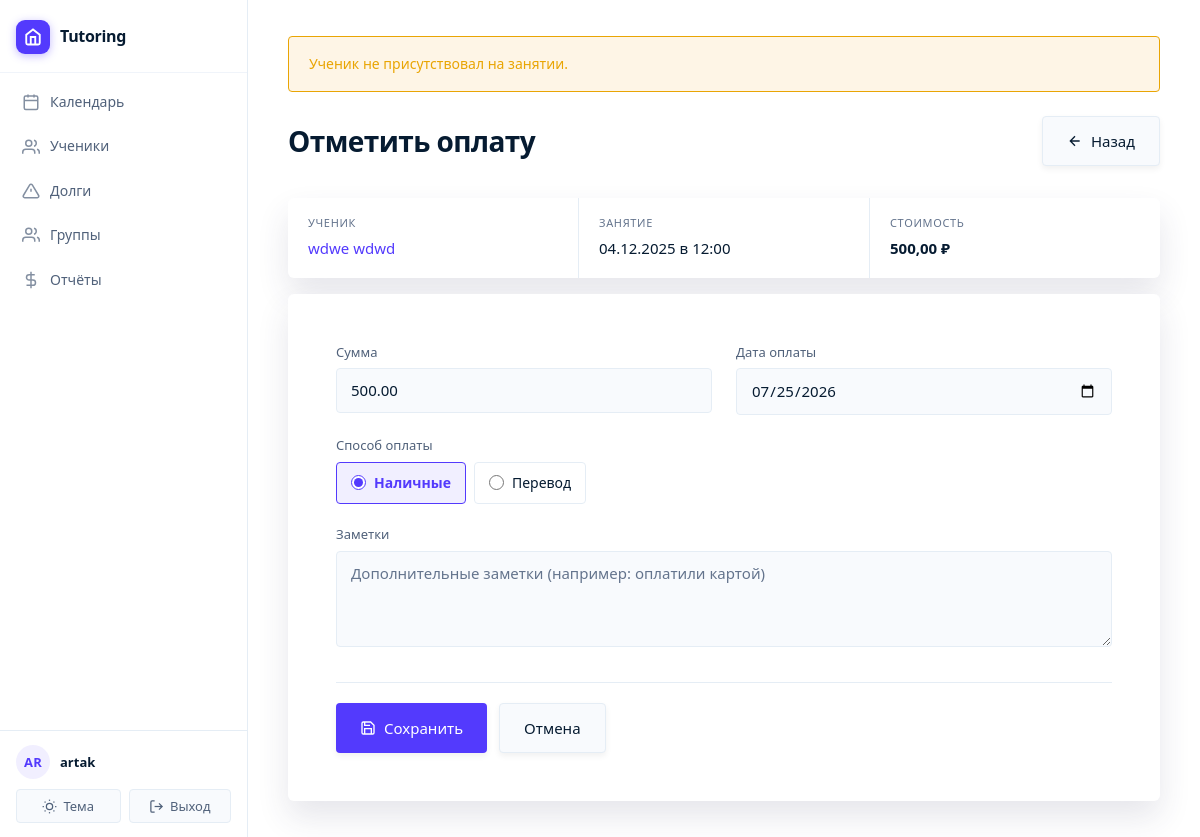
Page /lesson/14/payment/14/ (signed in) on the earlier database version.
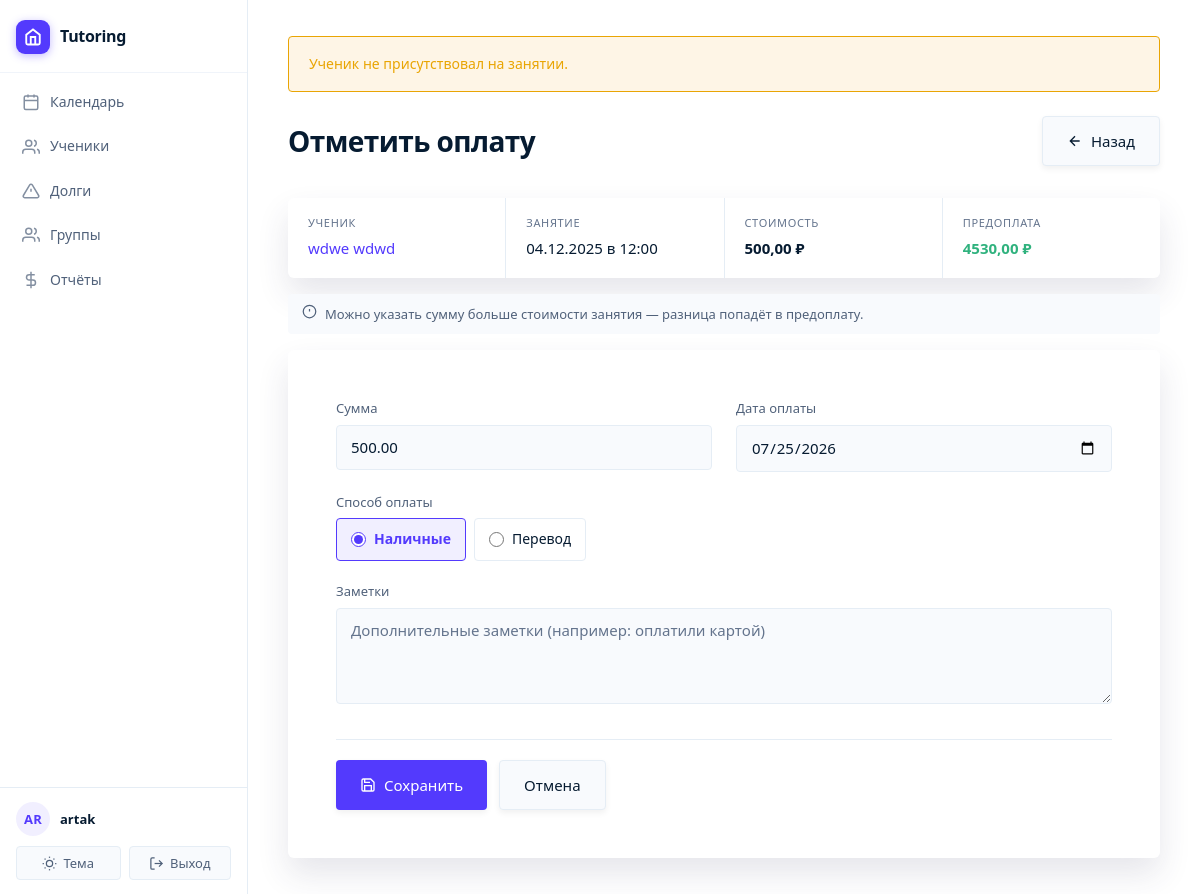
Same page on the later database version.
### main/models.py (models this page shows, shortened)
class Student(models.Model):
    tutor = models.ForeignKey(Tutor, on_delete=models.CASCADE, related_name='students', verbose_name='Репетитор')
    groups = models.ManyToManyField(StudentGroup, related_name='students', blank=True, verbose_name='Группы')
    first_name = models.CharField(max_length=100, verbose_name='Имя')
    last_name = models.CharField(max_length=100, verbose_name='Фамилия')
    phone = models.CharField(max_length=20, blank=True, null=True, verbose_name='Телефон')
    telegram = models.CharField(max_length=20, blank=True, null=True, verbose_name='Телеграм')
    created_at = models.DateTimeField(auto_now_add=True, verbose_name='Дата создания')
    updated_at = models.DateTimeField(auto_now=True, verbose_name='Дата обновления')
    grade = models.CharField(max_length=10, blank=True, null=True, verbose_name='Класс')
    notes = models.TextField(blank=True, verbose_name='Заметки')
    is_active = models.BooleanField(default=True, verbose_name='Активен')
    default_price = models.DecimalField(
        max_digits=10,
        decimal_places=2,
        null=True,
        blank=True,
        verbose_name='Цена по умолчанию'
    )
    prepaid_balance = models.DecimalField(
        max_digits=10,
        decimal_places=2,
        default=Decimal('0.00'),
        verbose_name='Баланс предоплаты'
    )
    class Meta:
        verbose_name = 'Ученик'
        verbose_name_plural = 'Ученики'
        ordering = ['last_name', 'first_name']
    def __str__(self):
        return f"{self.last_name} {self.first_name}"

### main/views.py (the view)
# urls.py: path('lesson/<int:lesson_pk>/payment/<int:student_pk>/', views.mark_payment, name='mark_payment'),
@login_required
def mark_payment(request, lesson_pk, student_pk):
    tutor = get_tutor(request)
    if not tutor:
        messages.error(request, 'Профиль репетитора не найден.')
        return redirect('calendar')
    lesson = get_object_or_404(Lesson, pk=lesson_pk, tutor=tutor)
    student = get_object_or_404(Student, pk=student_pk, tutor=tutor)
    if student not in lesson.students.all():
        messages.error(request, 'Этот ученик не назначен на данное занятие.')
        return redirect('lesson_detail', pk=lesson_pk)
    attendance = Attendance.objects.filter(lesson=lesson, student=student, status='present').first()
    if not attendance:
        messages.warning(request, 'Ученик не присутствовал на занятии.')
    existing_payment = Payment.objects.filter(lesson=lesson, student=student).first()
    if request.method == 'POST':
        try:
            amount_value = Decimal(request.POST.get('amount', '0') or '0')
        except (ValueError, InvalidOperation):
            amount_value = Decimal('0')
        if amount_value == 0:
            if existing_payment:
                previous_amount = existing_payment.amount
                was_balance_payment = existing_payment.is_balance_payment
                if was_balance_payment:
                    student.add_prepaid_balance(previous_amount)
                student.update_overpayment_balance(lesson, previous_amount, Decimal('0.00'))
                existing_payment.delete()
                messages.success(request, f'Оплата для {student} удалена.')
            else:
                messages.info(request, 'Оплата не была создана, так как сумма равна 0.')
            return redirect('lesson_detail', pk=lesson_pk)
        if existing_payment:
            previous_amount = existing_payment.amount
            was_balance_payment = existing_payment.is_balance_payment
            form = PaymentForm(request.POST, instance=existing_payment, lesson=lesson, student=student)
        else:
            previous_amount = Decimal('0.00')
            was_balance_payment = False
            form = PaymentForm(request.POST, lesson=lesson, student=student)
        if form.is_valid():
            payment = form.save(commit=False)
            payment.student = student
            payment.lesson = lesson
            payment.is_balance_payment = False
            payment.save()
            if was_balance_payment:
                student.add_prepaid_balance(lesson.lesson_price)
            student.update_overpayment_balance(lesson, previous_amount, payment.amount)
            paid_lessons = student.auto_pay_debt_from_prepaid()
            debt_paid_amount = Decimal('0.00')
            if paid_lessons:
                lessons_count = len(paid_lessons)
                debt_paid_amount = sum(lesson.lesson_price for lesson in paid_lessons)
                messages.info(request,
                    f'Автоматически погашено {lessons_count} долг(ов) на сумму {debt_paid_amount} руб. с предоплаты.')
                session_key = f'debt_paid_{lesson_pk}_{student_pk}'
                request.session[session_key] = str(debt_paid_amount)
            if existing_payment:
                messages.success(request, f'Оплата для {student} обновлена.')
            else:
                messages.success(request, f'Оплата для {student} отмечена.')
            return redirect('lesson_detail', pk=lesson_pk)
    else:
        if existing_payment:
            form = PaymentForm(instance=existing_payment, lesson=lesson, student=student)
        else:
            initial_data = {
                'payment_date': timezone.now().date().strftime('%Y-%m-%d'),
                'amount': lesson.lesson_price if lesson.lesson_price > 0 else None
            }
            form = PaymentForm(initial=initial_data, lesson=lesson, student=student)
    return render(request, 'main/mark_payment.html', {
        'form': form,
        'lesson': lesson,
        'student': student,
        'attendance': attendance
    })

### main/views.py (called while the page is built)
def get_tutor(request):
    if request.user.is_authenticated:
        try:
            return request.user.tutor
        except Tutor.DoesNotExist:
            return None
    return None

### main/templates/main/mark_payment.html (shortened to what this page needs)
{% extends 'main/base.html' %}
{% block content %}
<div class="page-header">
    <h1>Отметить оплату</h1>
    <div class="page-actions">
        <a href="{% url 'lesson_detail' lesson.pk %}" class="btn btn-secondary">
            <svg width="16" height="16" viewBox="0 0 24 24" fill="none" stroke="currentColor" stroke-width="2">
                <path d="M19 12H5M12 19l-7-7 7-7"/>
            </svg>
            Назад
        </a>
    </div>
</div>
<div class="payment-summary">
    <div class="payment-summary__item">
        <p class="payment-summary__label">Ученик</p>
        <a href="{% url 'student_detail' student.pk %}" class="payment-summary__value payment-summary__link">{{ student }}</a>
    </div>
    <div class="payment-summary__item">
        <p class="payment-summary__label">Занятие</p>
        <p class="payment-summary__value">{{ lesson.date|date:"d.m.Y" }} в {{ lesson.time|time:"H:i" }}</p>
    </div>
    {% if lesson.lesson_price > 0 %}
    <div class="payment-summary__item">
        <p class="payment-summary__label">Стоимость</p>
        <p class="payment-summary__value payment-summary__price">{{ lesson.lesson_price }} ₽</p>
    </div>
    {% endif %}
    {% if student.prepaid_balance > 0 %}
    <div class="payment-summary__item">
        <p class="payment-summary__label">Предоплата</p>
        <p class="payment-summary__value" style="color: var(--success); font-weight: 600;">{{ student.prepaid_balance }} ₽</p>
    </div>
    {% endif %}
</div>
{% if student.prepaid_balance > 0 %}
<div class="payment-hint">
    <svg width="15" height="15" viewBox="0 0 24 24" fill="none" stroke="currentColor" stroke-width="2" style="flex-shrink:0;">
        <circle cx="12" cy="12" r="10"/>
        <line x1="12" y1="8" x2="12" y2="12"/>
        <line x1="12" y1="16" x2="12.01" y2="16"/>
    </svg>
    Можно указать сумму больше стоимости занятия — разница попадёт в предоплату.
</div>
{% endif %}
<div class="card">
    <div style="padding: 24px;">
        <form method="post">
            <div class="form-grid-2">
                <div class="form-group">
                    <label class="form-label" for="{{ form.amount.id_for_label }}">{{ form.amount.label }}</label>
                    {{ form.amount }}
                </div>
                <div class="form-group">
                    <label class="form-label" for="{{ form.payment_date.id_for_label }}">{{ form.payment_date.label }}</label>
                    {{ form.payment_date }}
                </div>
            </div>
            <div class="form-group">
                <label class="form-label">{{ form.payment_method.label }}</label>
                <div class="radio-group">
                    {% for choice in form.payment_method %}
                        <label class="radio-option" for="{{ choice.id_for_label }}">
                            {{ choice.tag }}
                            <span>{{ choice.choice_label }}</span>
                        </label>
                    {% endfor %}
                </div>
            </div>
            <div class="form-group">
                <label class="form-label" for="{{ form.notes.id_for_label }}">{{ form.notes.label }}</label>
                {{ form.notes }}
            </div>
            <div class="form-actions">
                <button type="submit" class="btn">
                    <svg width="16" height="16" viewBox="0 0 24 24" fill="none" stroke="currentColor" stroke-width="2">
                        <path d="M19 21H5a2 2 0 0 1-2-2V5a2 2 0 0 1 2-2h11l5 5v11a2 2 0 0 1-2 2z"/>
                        <polyline points="17 21 17 13 7 13 7 21"/>
                        <polyline points="7 3 7 8 15 8"/>
                    </svg>
                    Сохранить
                </button>
                <a href="{% url 'lesson_detail' lesson.pk %}" class="btn btn-secondary">Отмена</a>
            </div>
        </form>
    </div>
</div>
{% endblock %}

Differences in the rows shown:
changed Student "wdwe wdwd": prepaid_balance (not shown) → "4530,00"
Other differences:
text now shown: "ПРЕДОПЛАТА ₽ Можно указать сумму больше стоимости занятия — разница попадёт в предоплату."
